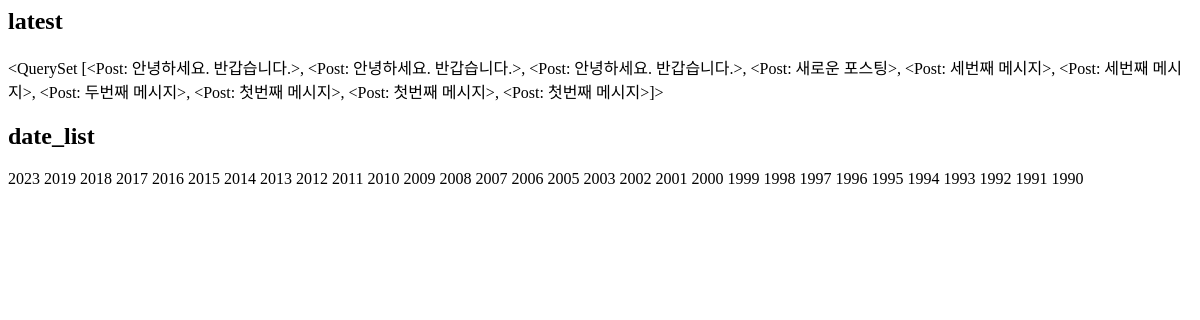
The app's page /instagram/archive/, older data.
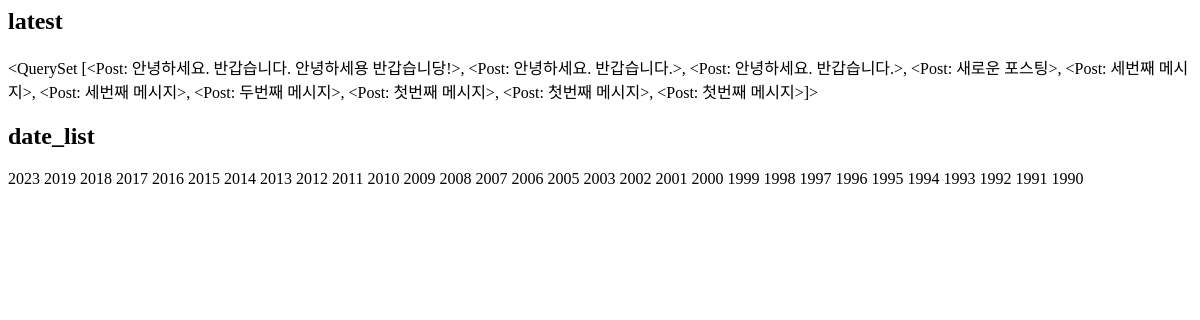
The same page, newer data.
### instagram/models.py (models this page shows, shortened)
class Post(models.Model):
    author = models.ForeignKey(settings.AUTH_USER_MODEL, on_delete = models.CASCADE)
    message = models.TextField(
        validators=[MinLengthValidator(10)]
        ) # self.first = first
    photo = models.ImageField(blank=True, upload_to='instagram/post/%Y/%m/%d')
    tag_set = models.ManyToManyField('Tag', blank=True)
    is_public = models.BooleanField(default=False, verbose_name='공개여부')
    created_at = models.DateTimeField(auto_now_add=True)
    updated_at = models.DateTimeField(auto_now=True)
    def __str__(self):
        return self.message
    class Meta:
        ordering = ['-id']
    def message_length(self):
        return f'{len(self.message)} 글자'
    message_length.short_description = "메세지 글자수"

### instagram/templates/instagram/post_archive.html
<h2>latest</h2>
{{ latest }}
<h2>date_list</h2>
{% for date in date_list %}
    {{ date.year }}
{% endfor %}

Row changes from the older to the newer data that the page shows:
changed Post: message.message "<QuerySet [<Post: 안녕하세요. 반갑습니다.>, <Post: 안녕하세요. 반갑습니다.>, <Post:…" → "<QuerySet [<Post: 안녕하세요. 반갑습니다. 안녕하세용 반갑습니당!>, <Post: 안녕하세요. 반갑습니다.>, <Post:…"
